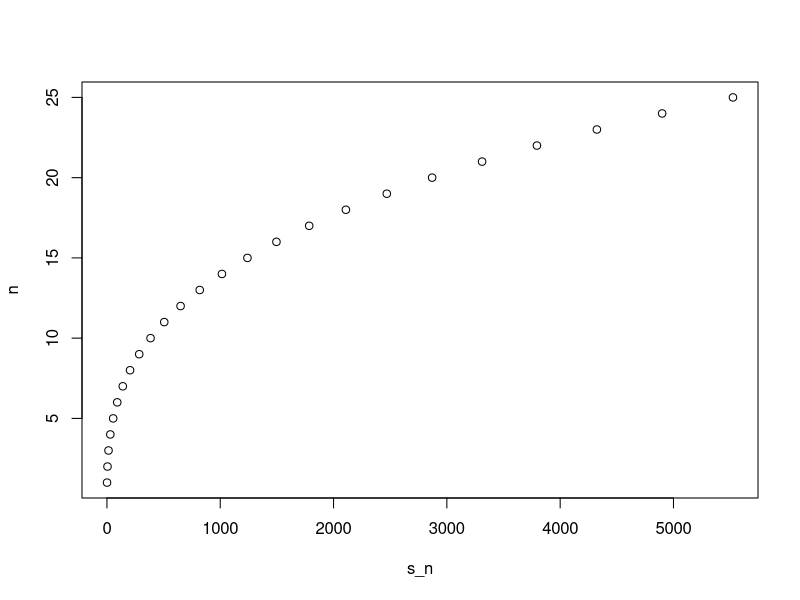

Write R code to recreate this figure.
# Define the function
compute_s_n <- function(n){
  x <- 1:n
  sum(x^2)
}

# Define the vector of n
n <- 1:25

# Define the vector to store data
s_n <- vector("numeric", 25)
for(i in n){
  s_n[i] <- compute_s_n(i)
}

#  Create the plot 
plot (s_n,n)